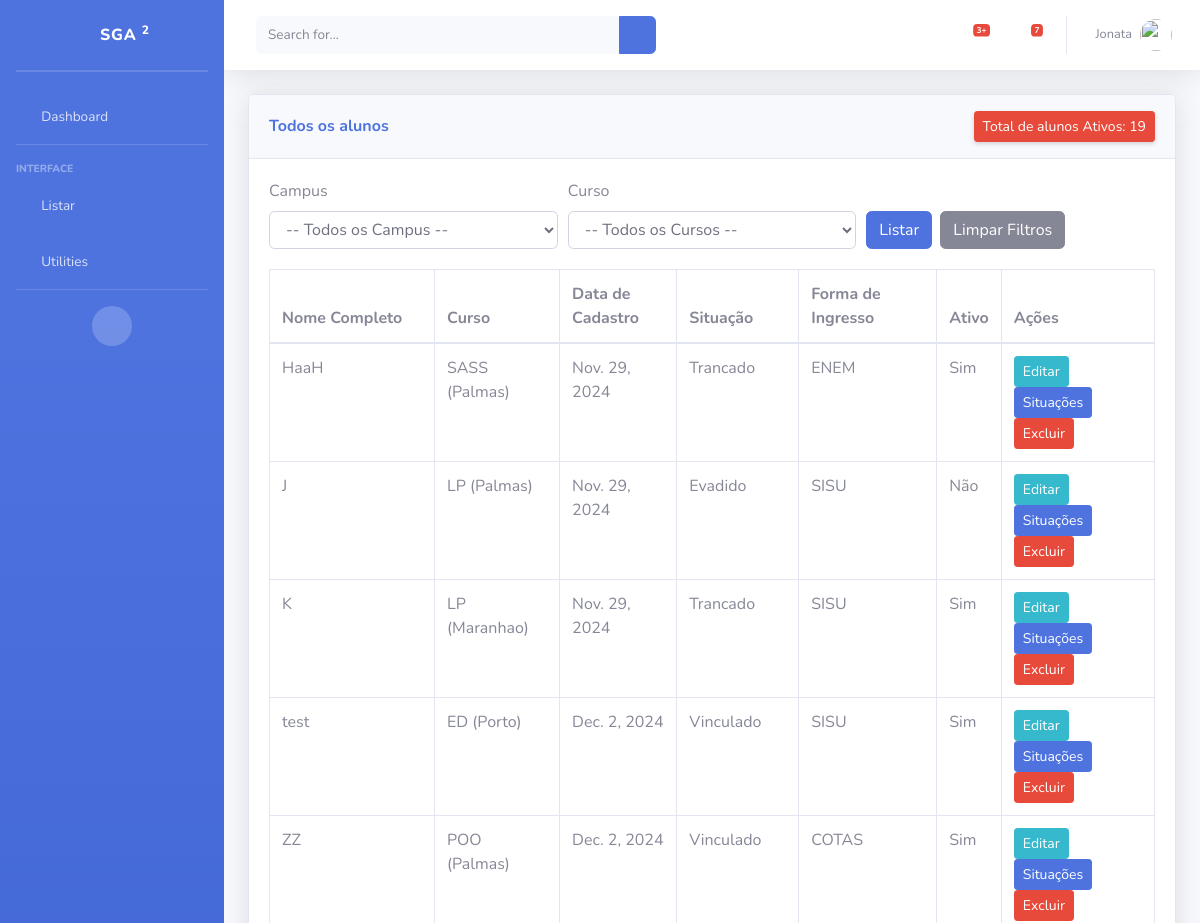
/alunos/ (upper part), run on an earlier commit of the app's database.
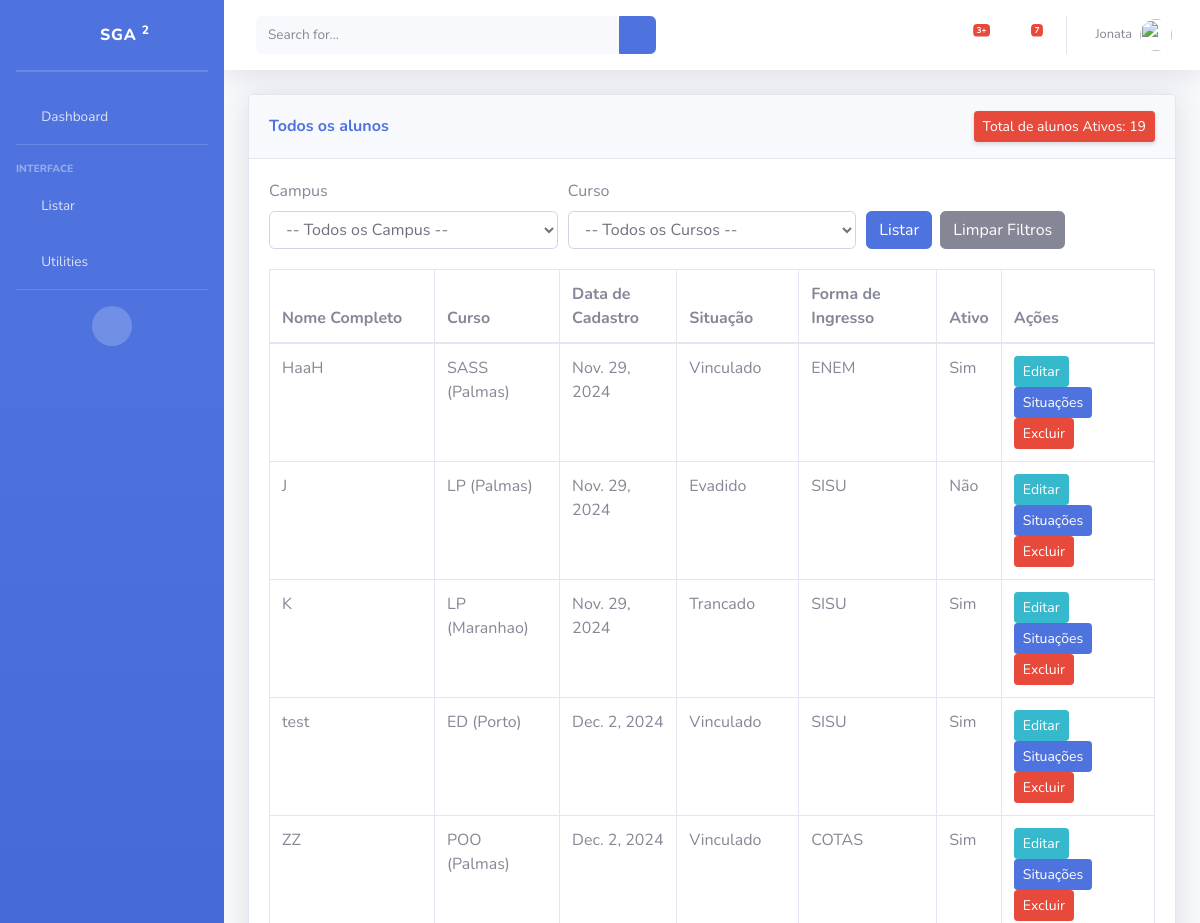
And on a later commit of the database.
### piloto/models/Aluno.py (models this page shows, shortened)
class Aluno(models.Model):
    nomeCompleto = models.CharField('Nome completo', max_length=500, help_text='')
    cpf = models.CharField('CPF', max_length=11, unique=True, help_text='')
    matricula = models.CharField('Matricula', max_length=10, unique=True, editable=False)
    curso = models.ForeignKey(Curso, verbose_name="Curso", on_delete=models.PROTECT)
    dataNascimento = models.DateField("Data de nascimento", null=True, blank=True)
    foto = models.ImageField("Foto Aluno", upload_to='alunos_fotos/', blank=True, null=True)
    formaIngresso = models.ForeignKey(FormaIngresso, verbose_name="Forma de Ingresso", on_delete=models.PROTECT)
    situacao = models.ForeignKey(Situacao, verbose_name="Situacao", on_delete=models.PROTECT, null=True, blank=True)
    dataCadastro = models.DateField('data de cadastro', default=date.today)
    dataUpdate = models.DateTimeField('Ultima atualização', auto_now=True)
    ativo = models.BooleanField("Ativo", default=True)
    class Meta:
        verbose_name = "Aluno"
        verbose_name_plural = "Alunos"

### piloto/models/Situacao.py (models this page shows)
class Situacao(models.Model):
    nome = models.CharField("Nome Da Situacao", max_length=50)
    estaNaInstituicao = models.BooleanField("ativo na instituicao",default=True)
    class Meta:
        verbose_name = "Situação"
        verbose_name_plural = "Situações"
    def __str__(self):
        return self.nome

### piloto/models/Curso.py (models this page shows)
class Curso(models.Model):
    nome = models.CharField("Nome do Curso", max_length=100)
    campus = models.ForeignKey(Campus, verbose_name="Campus", on_delete=models.PROTECT)
    class Meta:
        verbose_name = "Curso"
        verbose_name_plural = "Cursos"
    def __str__(self):
        return f"{self.nome} ({self.campus.nome})"

### piloto/models/Campus.py (models this page shows, shortened)
class Campus(models.Model):
    nome = models.CharField("Nome do Campus", max_length=100, unique=True)
    class Meta:
        verbose_name = "Campus"
        verbose_name_plural = "Campi"

### piloto/models/FomaIngresso.py (models this page shows)
class FormaIngresso(models.Model):
    nome = models.CharField("Forma de ingresso", max_length=50, unique=True)
    class Meta:
        verbose_name = "Ingresso"
        verbose_name_plural = "formaIngresso"
    def __str__(self):
        return self.nome

### piloto/views/ListaAlunosView.py (the view)
# urls.py: path('alunos/', ListaAlunosView.as_view(), name='listaAlunos'),
class ListaAlunosView(ListView):
    model = Aluno
    template_name = 'listas/ListarAlunos.html'
    context_object_name = 'alunos'
    def get_queryset(self):
        queryset = Aluno.objects.filter(ativo=True)  # Filtra apenas os alunos ativos
        campus_filter = self.request.GET.get('campus', '')  # Captura o filtro de campus
        curso_filter = self.request.GET.get('curso', '')  # Captura o filtro de curso
        if campus_filter:
            queryset = queryset.filter(curso__campus__id=campus_filter)
        if curso_filter:
            queryset = queryset.filter(curso__id=curso_filter)
        for aluno in queryset:
            aluno.ativoNaInstituicao = "Sim" if aluno.situacao and aluno.situacao.estaNaInstituicao else "Não"
        return queryset
    def get_context_data(self, **kwargs):
        context = super().get_context_data(**kwargs)
        context['campus_options'] = Campus.objects.all()  # Envia todos os campi
        context['curso_options'] = Curso.objects.all()  # Envia todos os cursos
        context['formas_ingresso'] = FormaIngresso.objects.all()
        context['situacao_option'] = Situacao.objects.all()
        context['campus_filter'] = self.request.GET.get('campus', '')  # Último valor de campus
        context['curso_filter'] = self.request.GET.get('curso', '')  # Último valor de curso
        context['total_ativo'] = Aluno.objects.filter(ativo=True).count()
        return context

### piloto/templates/listas/ListarAlunos.html (shortened to what this page needs)
{% extends 'Base.html' %}
{% load static %}
{% block content %}
<div class="container-fluid">
    <div class="card shadow mb-4">
        <div class="card-header py-3 d-flex align-items-center justify-content-between">
            <h6 class="m-0 font-weight-bold text-primary">Todos os alunos</h6>
            <a href="#" class="d-none d-sm-inline-block btn btn-sm btn-danger shadow-sm">
                Total de alunos Ativos: {{ total_ativo }}
            </a>
        </div>
        <div class="card-body" style="max-height: 75vh; overflow-y: auto;">
            <form method="GET" action="{% url 'listaAlunos' %}">
                <div class="form-row">
                    <div class="col">
                        <label for="campus">Campus</label>
                        <select class="form-control" name="campus" id="campus">
                            <option value="">-- Todos os Campus --</option>
                        </select>
                    </div>
                    <div class="col">
                        <label for="curso">Curso</label>
                        <select class="form-control" name="curso" id="curso">
                            <option value="">-- Todos os Cursos --</option>
                        </select>
                    </div>
                    <div class="col">
                        <button type="submit" class="btn btn-primary" style="margin-top: 32px;">Listar</button>
                        <a href="{% url 'listaAlunos' %}" class="btn btn-secondary" style="margin-top: 32px; margin-left: 4px;">Limpar Filtros</a>
                    </div>
                </div>
            </form>
            <div class="table-responsive" style="margin-top: 20px;">
                <table class="table table-bordered" id="dataTable" width="100%" cellspacing="0">
                    <thead>
                        <tr>
                            <th>Nome Completo</th>
                            <th>Curso</th>
                            <th>Data de Cadastro</th>
                            <th>Situação</th>
                            <th>Forma de Ingresso</th>
                            <th>Ativo</th>
                            <th>Ações</th>
                        </tr>
                    </thead>
                    <tbody>
                        {% for aluno in alunos %}
                            <tr>
                                <td>{{ aluno.nomeCompleto }}</td>
                                <td>{{ aluno.curso }}</td>
                                <td>{{ aluno.dataCadastro }}</td>
                                <td>{{ aluno.situacao }}</td>
                                <td>{{ aluno.formaIngresso }}</td>
                                <td>{{ aluno.ativoNaInstituicao }}</td>
                                <td>
                                    <a href="{% url 'editarAluno' aluno.id %}" class="btn btn-info btn-sm">Editar</a>
                                    <button class="btn btn-primary btn-sm" data-toggle="modal" data-target="#situacaoModal{{ aluno.id }}">
                                        Situações
                                    </button>
                                    <button class="btn btn-danger btn-sm" data-toggle="modal" data-target="#excluirModal{{ aluno.id }}">
                                        Excluir
                                    </button>
                                </td>
                            </tr>
                        {% empty %}
                            <tr>
                                <td colspan="6" class="text-center">Nenhum aluno encontrado.</td>
                            </tr>
                        {% endfor %}
                    </tbody>
                </table>
            </div>
        </div>
    </div>
</div>
</div>
{% endblock %}

What changed in the data, as far as the page shows it:
changed Aluno "HaaH": situacao "Trancado" → "Vinculado"
